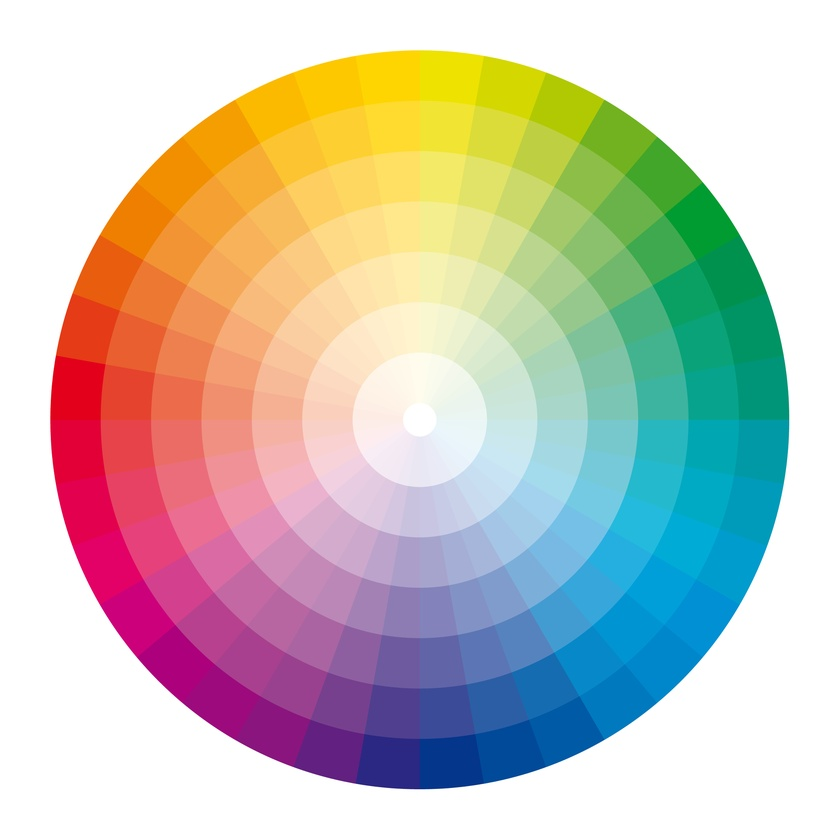
//> input picture ejercicios/ej2/03_rescale_intensity/color_wheel.jpg, 840 x 840 px, shrunk from 2000 x 2000 before the run
$ ./03_rescale_intensity_ocv color_wheel.jpg 3   (built with g++ and OpenCV 4)
//> lines starting //> are read from the running program, lines starting //| are printed output that depends on the picture
#include <stdio.h>
#include <opencv2/opencv.hpp>

using namespace cv;

int main(int argc, char** argv )
{
  // Get command line arguments
  if ( argc < 3 )
  {
  	std::cerr << "Usage: " << argv[ 0 ] << " image_file number_of_bits" << std::endl;
    return( -1 );

  } // fi

  // Review given command line arguments
  std::cout << "-------------------------" << std::endl;
  for( int a = 0; a < argc; a++ )
    std::cout << argv[ a ] << std::endl;
  std::cout << "-------------------------" << std::endl;

  // Read an image
  Mat image;
  image = imread( argv[1], 1 );
//> image is the input picture: 840 rows x 840 cols, CV_8UC3; mean B, G, R 183.6, 194.4, 198.6

  if ( !image.data )
  {
    std::cerr << "Error: No image data" << std::endl;
    return( -1);
  }

  // Convert RGB image to grayscale
  Mat gray_image;
  cvtColor( image, gray_image, CV_BGR2GRAY );
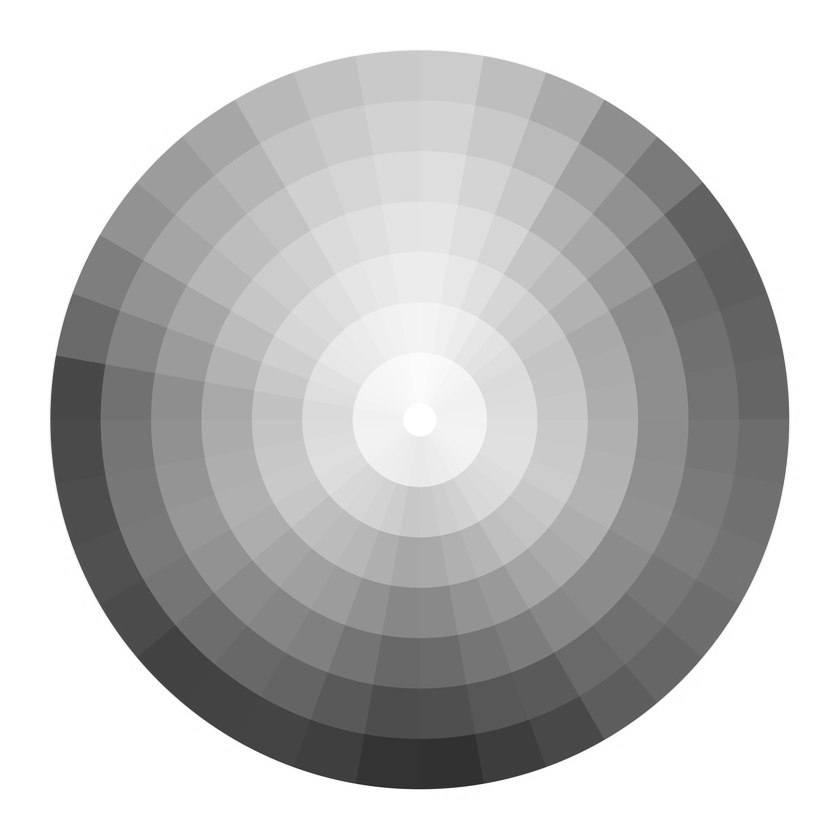
//> gray_image: 840 rows x 840 cols, CV_8UC1; min 35, max 255, mean 194.5

  // Quantize into desired number of bits
  uchar table[ 256 ];
  int scale = pow( 2, 8 - atoi( argv[ 2 ] ) );
//> scale = 32
  for (int i = 0; i < 256; ++i)
    table[ i ] = ( uchar )( scale * ( i / scale ) );
//> after the loop, table = 256 values from 0 to 224

  Mat resint_img = Mat::zeros( image.size( ), CV_8UC1 );
  MatIterator_< uchar > it, end;
  for( it = resint_img.begin< uchar >( ), end = resint_img.end< uchar >( ); it != end; ++it)
    *it = table[*it];

  // Rescale intensities to cover the full range
  Mat lookUpTable(1, 256, CV_8U);
  uchar* p = lookUpTable.data;
  for( int i = 0; i < 256; ++i)
    p[i] = table[i];
//> after the loop, lookUpTable = 256 values from 0 to 224
  LUT(gray_image, lookUpTable, resint_img);
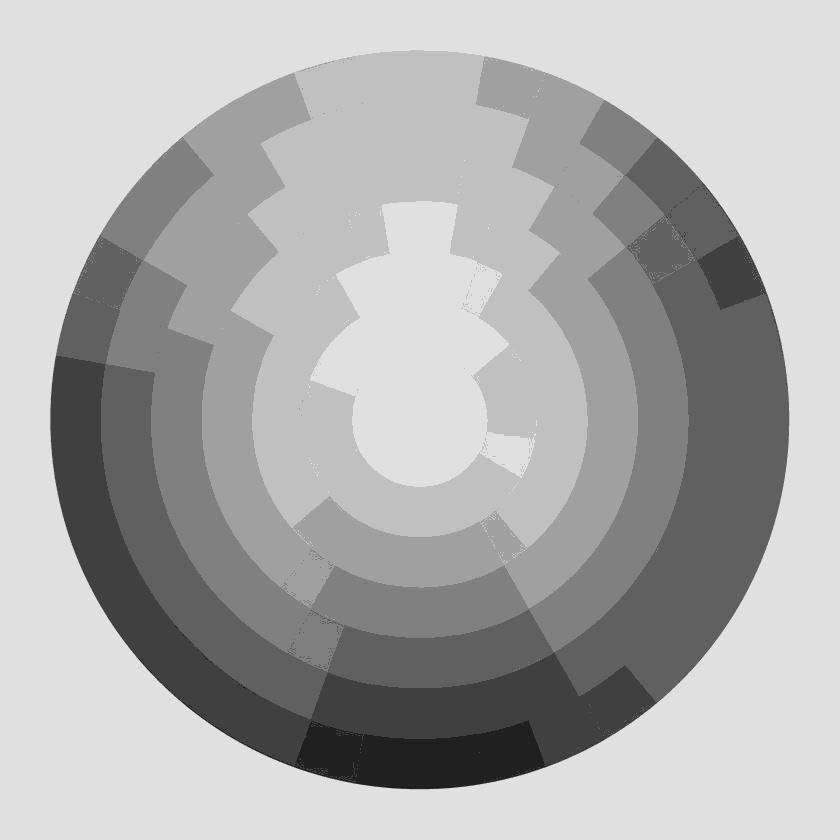
//> resint_img: 840 rows x 840 cols, CV_8UC1; min 32, max 224, mean 173

  // Write results
  std::stringstream ss( argv[ 1 ] );
  std::string basename;
  getline( ss, basename, '.' );
//> basename = "color_wheel"

  imwrite( basename + "_intensity.png", gray_image );
  imwrite( basename + "_rescaleInt.png", resint_img );

  return( 0 );
}

// eof - 03_rescale_intensity.cxx
